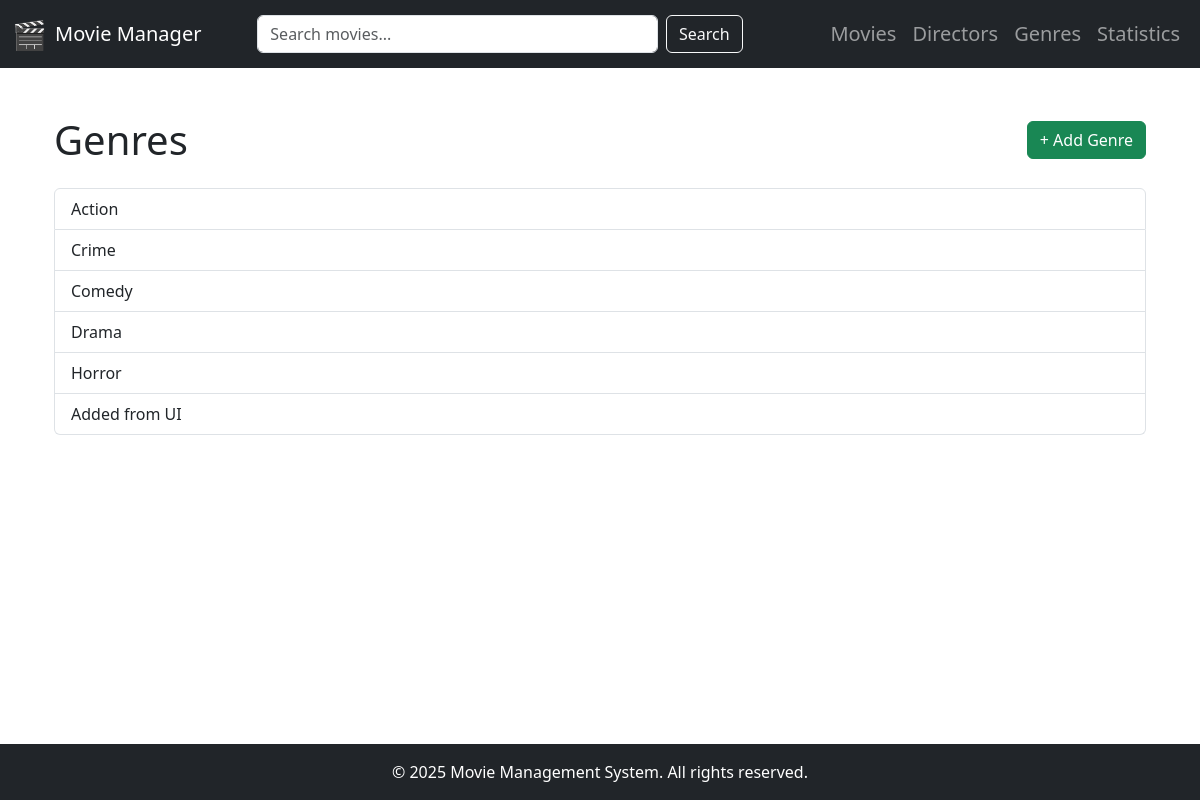
The app's page /genres with its own data.
### tables this page shows
CREATE TABLE genres (
            id INTEGER PRIMARY KEY AUTOINCREMENT,
            name TEXT NOT NULL
        );

### app.py (the view)
@app.route("/genres", methods=["GET"])
def view_genres():
    genres = genre_service.get_genres()
    return render_template("genres/genres.html", genres=genres)

### models/Genre.py (called while the page is built)
    @property
    def name(self):
        return self.__name

### services/genre_service.py (called while the page is built)
    def get_genres(self):
        return self.__db__genres.get_genres()

### storage/db_genres.py (called while the page is built)
    def get_genres(self)-> list[Genre]:
        genres = []
        with sqlite3.connect(DB_PATH) as conn:
            cur = conn.cursor()
            cur.execute("SELECT * FROM genres")
            for row in cur:
                genre_obj = Genre(*row) # unpacks tuple elements into the constructor parameters
                genres.append(genre_obj)
        return genres

### templates/genres/genres.html
{% extends "layout.html" %}
{% block content %}
<div class="container mt-5">
  <div class="d-flex justify-content-between align-items-center mb-4">
    <h1 class="mb-0">Genres</h1>
    <a href="{{ url_for('add_genre') }}" class="btn btn-success">+ Add Genre</a>
  </div>
  <ul class="list-group">
      {% for genre in genres %}
          <li class="list-group-item">
              <a href="{{ url_for('genre_movies', genre_name=genre.name) }}" class="text-dark text-decoration-none">
                  {{ genre.name }}
              </a>
          </li>
      {% endfor %}
  </ul>
</div>
{% endblock %}

### static/css/stylesheet.css (style rules this page uses)
html, body { height: 100%; margin: 0; padding: 0; }
body { display: flex; flex-direction: column; min-height: 100vh; }

### records on screen
genres: name "Action"
genres: name "Crime"
genres: name "Comedy"
genres: name "Drama"
genres: name "Horror"
genres: name "Added from UI"
